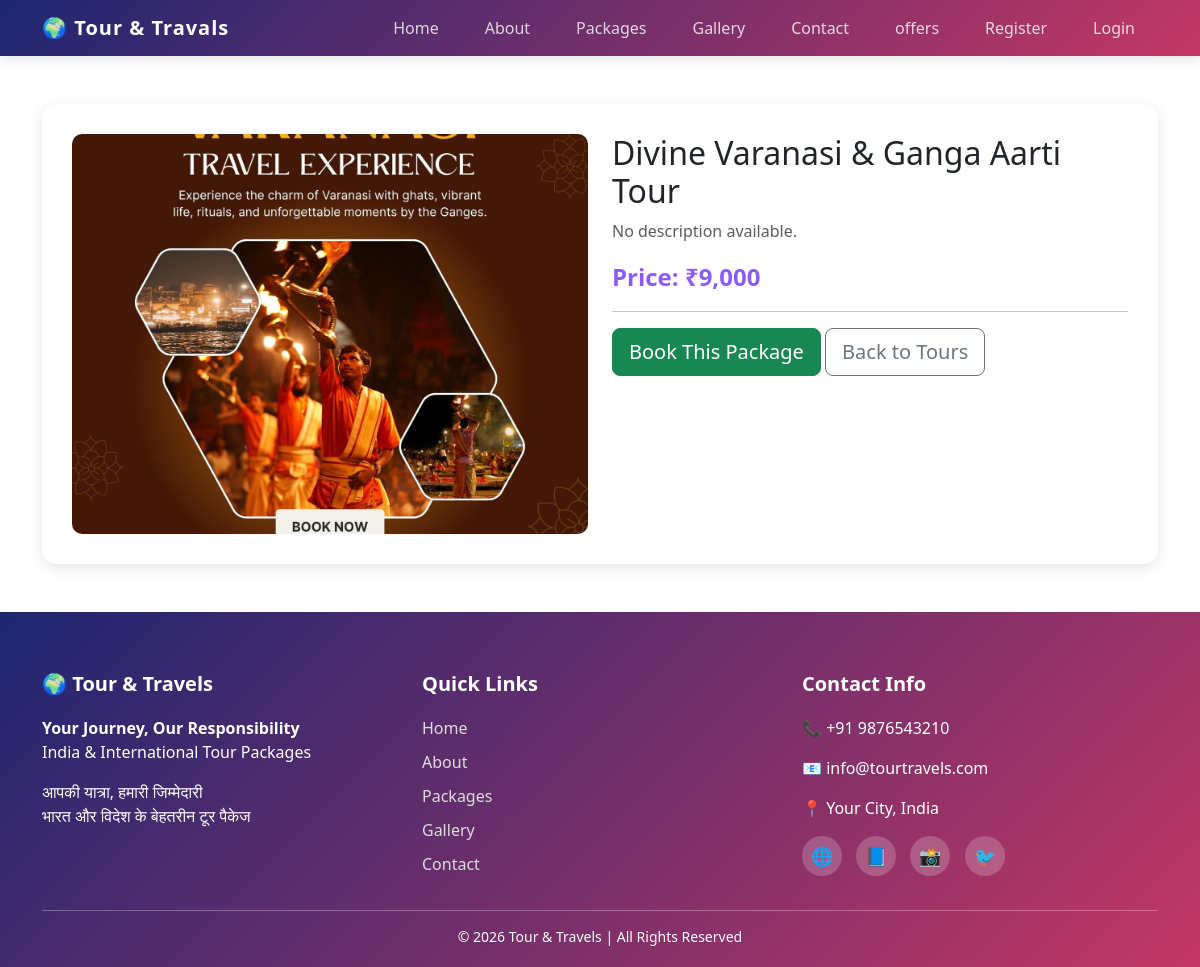
/package_details.php?id=20, run on the app's committed database.
### tables this page shows
CREATE TABLE `packages` (
  `id` int(11) NOT NULL,
  `p_name` varchar(255) NOT NULL,
  `p_location` varchar(100) NOT NULL,
  `p_price` decimal(10,2) NOT NULL,
  `p_transport` varchar(50) DEFAULT NULL,
  `p_transport_image` varchar(255) DEFAULT NULL,
  `p_hotel` varchar(255) DEFAULT NULL,
  `p_hotel_image` varchar(255) DEFAULT NULL,
  `p_description` text DEFAULT NULL,
  `p_image` varchar(255) DEFAULT NULL,
  `created_at` timestamp NOT NULL DEFAULT current_timestamp()
);

### package_details.php (the view, shortened to what this page needs)
<?php
include "header.php";
include "admin/db.php";
if (isset($_GET['id'])) {
    $package_id = mysqli_real_escape_string($conn, $_GET['id']);
    $query = "SELECT * FROM packages WHERE id = '$package_id'";
    $result = mysqli_query($conn, $query);
    if (mysqli_num_rows($result) == 1) {
        $row = mysqli_fetch_assoc($result);
    } else {
        echo "<div class='container mt-5'><h3>Package not found!</h3></div>";
        include "footer.php";
        exit();
    }
} else {
    header("Location: explore_tours.php");
    exit();
}
?>
<!DOCTYPE html>
<html lang="en">
<head>
    <link href="https://cdn.jsdelivr.net/npm/bootstrap@5.3.0/dist/css/bootstrap.min.css" rel="stylesheet">
</head>
<body>
<div class="container py-5">
    <div class="details-container">
        <div class="row">
            <div class="col-md-6">
                <img src="admin/uploads/<?php echo $row['p_image']; ?>" class="package-img" alt="<?php echo $row['p_name']; ?>">
            </div>
            <div class="col-md-6">
                <h2 class="text-dark font-weight-bold"><?php echo $row['p_name']; ?></h2>
                <p class="text-muted">
                    <?php
                        if(isset($row['p_desc'])){
                            echo $row['p_desc'];
                        } else {
                            echo "No description available.";
                        }
                    ?>
                </p>
                <p class="price-tag">Price: ₹<?php echo number_format($row['p_price']); ?></p>
                <hr>
                <a href="booking_form.php?id=<?php echo $row['id']; ?>" class="btn btn-success btn-lg">Book This Package</a>
                <a href="explore_tours.php" class="btn btn-outline-secondary btn-lg">Back to Tours</a>
            </div>
        </div>
    </div>
</div>
<?php include "footer.php"; ?>
</body>
</html>

### package_details.php (style rules this page uses)
body { background-color: #f8f9fa; }
.details-container { background: white; padding: 30px; border-radius: 15px; box-shadow: 0 4px 15px rgba(0,0,0,0.1); }
.package-img { width: 100%; height: 400px; object-fit: cover; border-radius: 10px; }
.price-tag { font-size: 1.5rem; color: #8b5cf6; font-weight: bold; }

### data on the page
packages: p_image (picture), p_name "Divine Varanasi & Ganga Aarti Tour", p_price "9,000"
